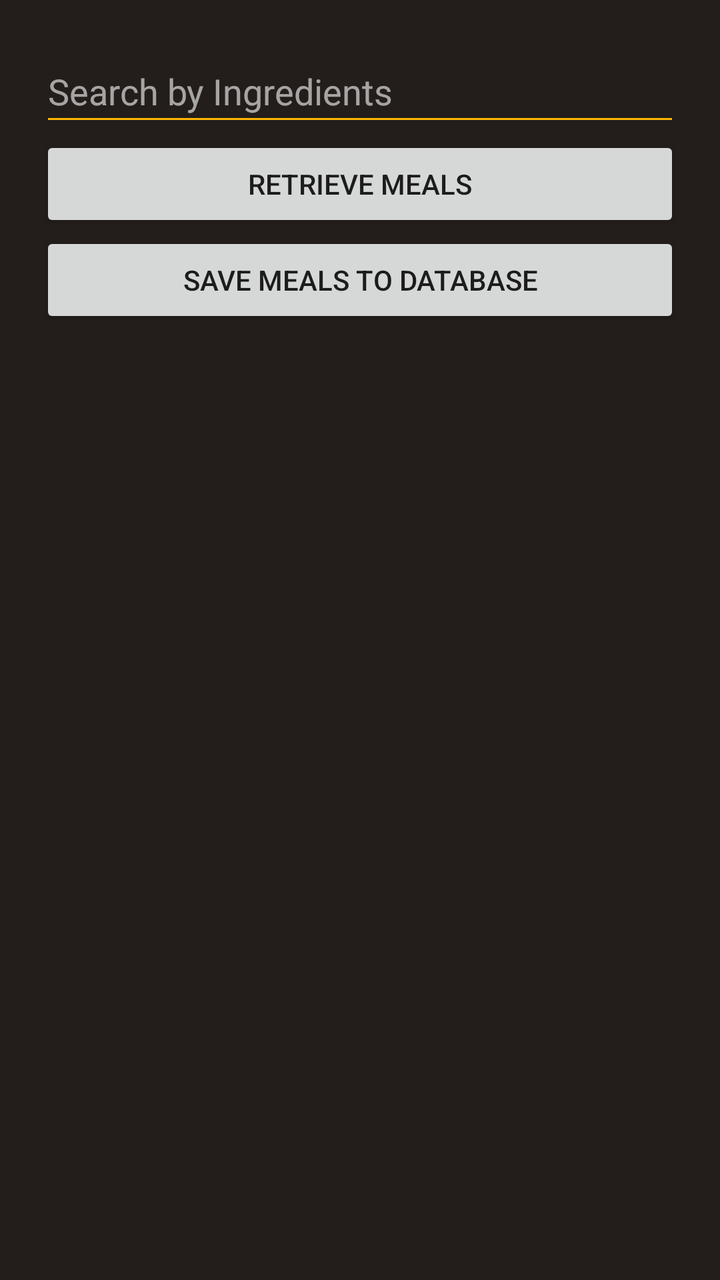
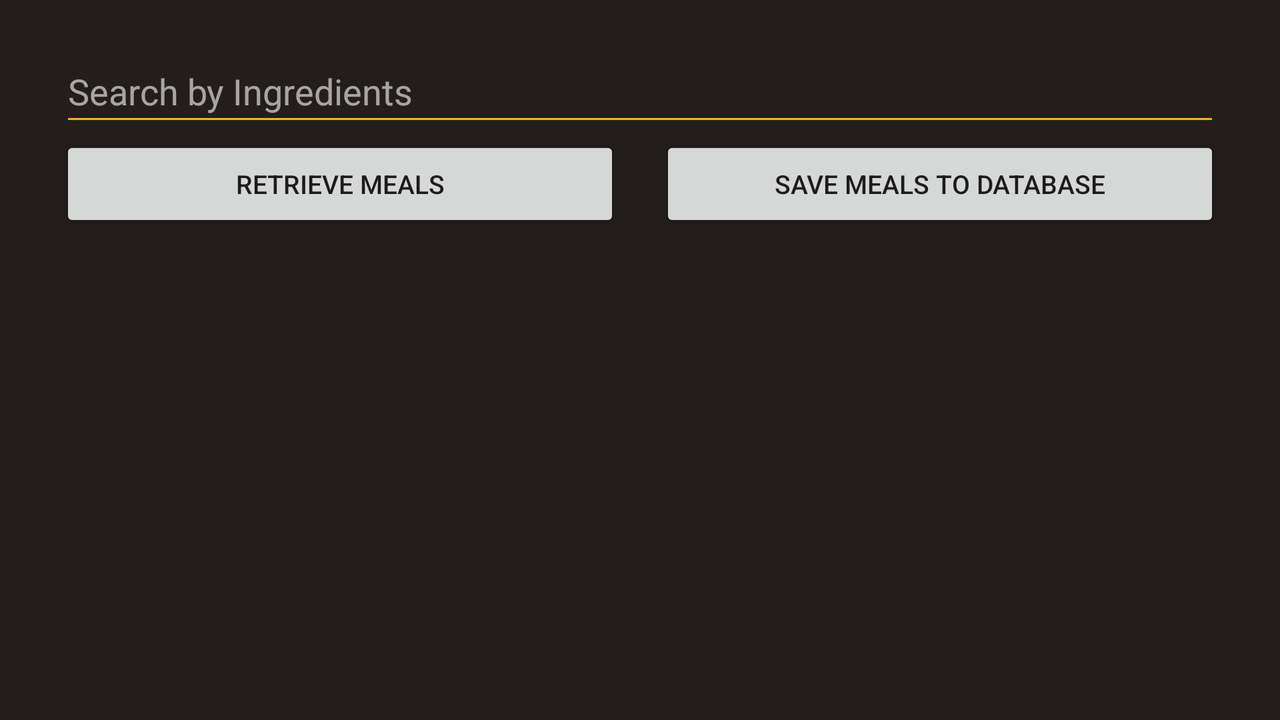

Two renders of one Android screen. The first uses the default layout on a phone; the second uses the alternative layout the repository ships for a different screen configuration, on a matching device. The two XML files are below.
<!-- AndroidManifest.xml: application theme Theme.Meal_mate -->
<!-- res/layout/activity_search_by_ingredients.xml -->
<?xml version="1.0" encoding="utf-8"?>
<LinearLayout xmlns:android="http://schemas.android.com/apk/res/android"
    xmlns:app="http://schemas.android.com/apk/res-auto"
    xmlns:tools="http://schemas.android.com/tools"
    android:layout_width="match_parent"
    android:layout_height="match_parent"
    android:orientation="vertical"
    android:background="@color/background"
    android:padding="20dp"
    tools:context=".SearchByIngredientsActivity">

    <EditText
        android:id="@+id/txtSearch"
        android:layout_width="match_parent"
        android:layout_height="wrap_content"
        android:ems="10"
        android:hint="Search by Ingredients"
        android:inputType="textPersonName"
        android:backgroundTint="@color/primary"
        android:textCursorDrawable="@null"
        android:imeOptions="actionDone"
        android:textColor="@color/white"
        android:textColorHint="@color/hintColor"
        android:minHeight="48dp" />

    <Button
        android:id="@+id/button"
        android:layout_width="match_parent"
        android:layout_height="wrap_content"
        app:cornerRadius="40dp"
        android:text="Retrieve Meals"
        android:onClick="onRetrieveMealsClicked"/>

    <Button
        android:id="@+id/button2"
        android:layout_width="match_parent"
        android:layout_height="wrap_content"
        app:cornerRadius="40dp"
        android:text="Save meals to Database"
        android:onClick="onSaveToDBButtonClicked"
        />

    <ProgressBar
        android:id="@+id/progressBar"
        style="?android:attr/progressBarStyle"
        android:layout_width="wrap_content"
        android:layout_height="match_parent"
        android:layout_gravity="center"
        android:visibility="gone" />

    <ScrollView
        android:layout_width="match_parent"
        android:layout_height="match_parent">

        <LinearLayout
            android:layout_width="match_parent"
            android:layout_height="match_parent"
            android:id="@+id/cardsList"
            android:orientation="vertical" />
    </ScrollView>

</LinearLayout>
<!-- resources referenced by this layout -->
<resources>
  <color name="background">#FF231E1B</color>
  <color name="hintColor">#99FFFFFF</color>
  <color name="primary">#FFFEB500</color>
  <color name="white">#FFFFFFFF</color>
  <style name="Theme.Meal_mate" parent="Theme.MaterialComponents.DayNight.DarkActionBar">
          
          <item name="colorPrimary">@color/purple_500</item>
          <item name="colorPrimaryVariant">@color/purple_700</item>
          <item name="colorOnPrimary">@color/white</item>
          
          <item name="colorSecondary">@color/teal_200</item>
          <item name="colorSecondaryVariant">@color/teal_700</item>
          <item name="colorOnSecondary">@color/black</item>
          
          <item name="android:statusBarColor">?attr/colorPrimaryVariant</item>
          
      </style>
  <color name="purple_500">#FF6200EE</color>
  <color name="purple_700">#FF3700B3</color>
  <color name="teal_200">#FF03DAC5</color>
  <color name="teal_700">#FF018786</color>
  <color name="black">#FF000000</color>
</resources>
<!-- res/layout-land/activity_search_by_ingredients.xml (the author's variant of the layout above) -->
<!-- drawn on the phone turned sideways -->
<?xml version="1.0" encoding="utf-8"?>
<ScrollView
    xmlns:android="http://schemas.android.com/apk/res/android"
    xmlns:app="http://schemas.android.com/apk/res-auto"
    xmlns:tools="http://schemas.android.com/tools"
    android:layout_width="match_parent"
    android:layout_height="match_parent"
    android:background="@color/background"
    >

    <LinearLayout
    android:layout_width="match_parent"
    android:layout_height="wrap_content"
    android:orientation="vertical"
    android:paddingVertical="20dp"
    android:paddingHorizontal="30dp"
    tools:context=".SearchByIngredientsActivity">

    <EditText
        android:id="@+id/txtSearch"
        android:layout_width="match_parent"
        android:layout_height="wrap_content"
        android:ems="10"
        android:hint="Search by Ingredients"
        android:inputType="textPersonName"
        android:backgroundTint="@color/primary"
        android:textCursorDrawable="@null"
        android:imeOptions="actionDone"
        android:textColor="@color/white"
        android:textColorHint="@color/hintColor"
        android:minHeight="48dp" />

    <LinearLayout
        android:layout_width="match_parent"
        android:layout_height="wrap_content"
        android:layout_marginBottom="10dp"
        android:orientation="horizontal">
        <Button
            android:id="@+id/btnRetrieveMeals"
            android:layout_width="0dp"
            android:layout_weight="1"
            android:layout_height="wrap_content"
            app:cornerRadius="40dp"
            android:textSize="13sp"
            android:text="Retrieve Meals"
            android:onClick="onRetrieveMealsClicked"/>

        <Space
            android:layout_width="20dp"
            android:layout_height="0dp"/>

        <Button
            android:id="@+id/btnSaveToDB"
            android:layout_width="0dp"
            android:layout_weight="1"
            android:layout_height="wrap_content"
            app:cornerRadius="40dp"
            android:textSize="13sp"
            android:text="Save meals to Database"
            android:onClick="onSaveToDBButtonClicked"
            />
    </LinearLayout>

    <ProgressBar
        android:id="@+id/progressBar"
        style="?android:attr/progressBarStyle"
        android:layout_width="wrap_content"
        android:layout_height="match_parent"
        android:layout_gravity="center"
        android:visibility="gone" />

    <LinearLayout
            android:layout_width="match_parent"
            android:layout_height="match_parent"
            android:id="@+id/cardsList"
            android:orientation="vertical" />

</LinearLayout>
</ScrollView>
